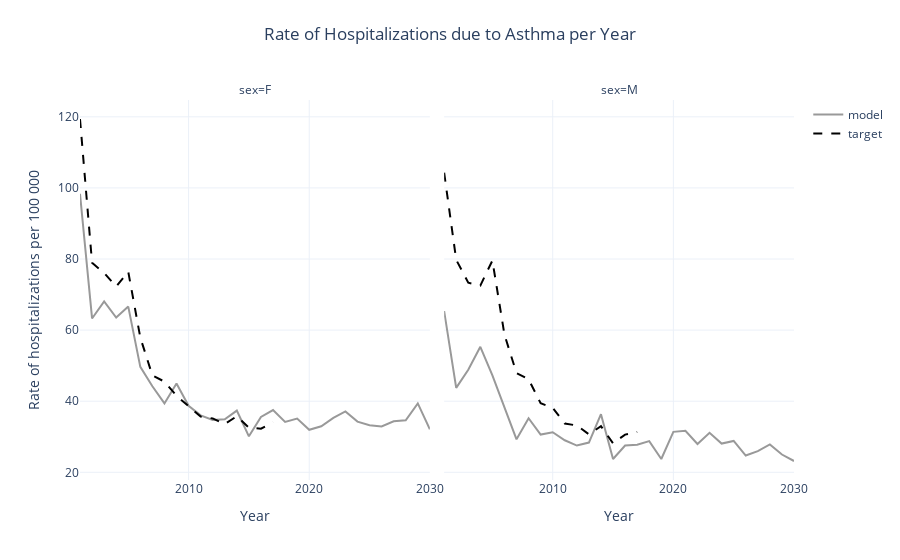

This figure's notebook cell:
### Markdown cell above
### Visualize Data

### Code cell
fig = px.line(
    model_hosp_df,
    x="year",
    y="h_rate",
    facet_col="sex",
    title="Rate of Hospitalizations due to Asthma per Year",
    labels={"h_rate": "Rate of hospitalizations per 100 000"},
    color_discrete_sequence=["#999999"]
)
fig_target = px.line(
    target_hosp_df,
    x="year",
    y="rate",
    facet_col="sex",
    color_discrete_sequence=["black"],
    line_dash_sequence=["dash"]
)
fig.add_traces(
    fig_target.data
)

fig.data[0].update(showlegend=True, name="model")
fig.data[2].update(showlegend=True, name="target")
fig.update_xaxes(title_text="Year")
fig.update_layout(
    legend_title_text="",
    title_x=0.5,
    title_y=0.95,
    showlegend=True
)
fig.show(config=config)

### Figure 1 — Plotly figure (JSON) as saved in the notebook; plotly's stock layout.template omitted (floating-point values rounded to 4 significant figures)
{"data": [{"hovertemplate": "sex=F<br>year=%{x}<br>Rate of hospitalizations per 100 000=%{y}<extra></extra>", "legendgroup": "", "line": {"color": "#999999", "dash": "solid"}, "marker": {"symbol": "circle"}, "mode": "lines", "name": "model", "orientation": "v", "showlegend": true, "type": "scatter", "x": [2001, 2002, 2003, 2004, 2005, 2006, 2007, 2008, 2009, 2010, 2011, 2012, 2013, 2014, 2015, 2016, 2017, 2018, 2019, 2020, 2021, 2022, 2023, 2024, 2025, 2026, 2027, 2028, 2029, 2030], "xaxis": "x", "y": [98.35, 63.28, 68.09, 63.55, 66.62, 49.66, 44.19, 39.38, 44.97, 38.71, 36.03, 34.71, 34.93, 37.37, 30.12, 35.59, 37.52, 34.19, 35.11, 31.95, 32.94, 35.32, 37.14, 34.26, 33.24, 32.9, 34.35, 34.65, 39.39, 32.12], "yaxis": "y"}, {"hovertemplate": "sex=M<br>year=%{x}<br>Rate of hospitalizations per 100 000=%{y}<extra></extra>", "legendgroup": "", "line": {"color": "#999999", "dash": "solid"}, "marker": {"symbol": "circle"}, "mode": "lines", "name": "", "orientation": "v", "showlegend": false, "type": "scatter", "x": [2001, 2002, 2003, 2004, 2005, 2006, 2007, 2008, 2009, 2010, 2011, 2012, 2013, 2014, 2015, 2016, 2017, 2018, 2019, 2020, 2021, 2022, 2023, 2024, 2025, 2026, 2027, 2028, 2029, 2030], "xaxis": "x2", "y": [65.36, 43.75, 48.85, 55.3, 47.29, 38.39, 29.29, 35.22, 30.63, 31.26, 29.01, 27.52, 28.37, 36.36, 23.74, 27.53, 27.75, 28.78, 23.75, 31.38, 31.69, 27.97, 31.1, 28.09, 28.82, 24.72, 25.96, 27.84, 25.0, 23.18], "yaxis": "y2"}, {"hovertemplate": "sex=F<br>year=%{x}<br>rate=%{y}<extra></extra>", "legendgroup": "", "line": {"color": "black", "dash": "dash"}, "marker": {"symbol": "circle"}, "mode": "lines", "name": "target", "orientation": "v", "showlegend": true, "type": "scatter", "x": [2001, 2002, 2003, 2004, 2005, 2006, 2007, 2008, 2009, 2010, 2011, 2012, 2013, 2014, 2015, 2016, 2017], "xaxis": "x", "y": [119.4, 78.92, 76.08, 72.28, 76.43, 57.89, 47.27, 45.5, 41.53, 38.52, 35.68, 35.15, 33.58, 35.76, 32.56, 32.28, 34.05], "yaxis": "y"}, {"hovertemplate": "sex=M<br>year=%{x}<br>rate=%{y}<extra></extra>", "legendgroup": "", "line": {"color": "black", "dash": "dash"}, "marker": {"symbol": "circle"}, "mode": "lines", "name": "", "orientation": "v", "showlegend": false, "type": "scatter", "x": [2001, 2002, 2003, 2004, 2005, 2006, 2007, 2008, 2009, 2010, 2011, 2012, 2013, 2014, 2015, 2016, 2017], "xaxis": "x2", "y": [104.3, 79.77, 73.34, 72.53, 79.58, 58.73, 47.91, 46.15, 39.43, 38.15, 33.71, 33.18, 30.68, 32.96, 28.17, 30.61, 31.34], "yaxis": "y2"}], "layout": {"annotations": [{"font": {}, "showarrow": false, "text": "sex=F", "x": 0.245, "xanchor": "center", "xref": "paper", "y": 1, "yanchor": "bottom", "yref": "paper"}, {"font": {}, "showarrow": false, "text": "sex=M", "x": 0.755, "xanchor": "center", "xref": "paper", "y": 1, "yanchor": "bottom", "yref": "paper"}], "legend": {"title": {"text": ""}, "tracegroupgap": 0}, "showlegend": true, "title": {"text": "Rate of Hospitalizations due to Asthma per Year", "x": 0.5, "y": 0.95}, "xaxis": {"anchor": "y", "domain": [0, 0.49], "title": {"text": "Year"}}, "xaxis2": {"anchor": "y2", "domain": [0.51, 1], "matches": "x", "title": {"text": "Year"}}, "yaxis": {"anchor": "x", "domain": [0, 1], "title": {"text": "Rate of hospitalizations per 100 000"}}, "yaxis2": {"anchor": "x2", "domain": [0, 1], "matches": "y", "showticklabels": false}}}
